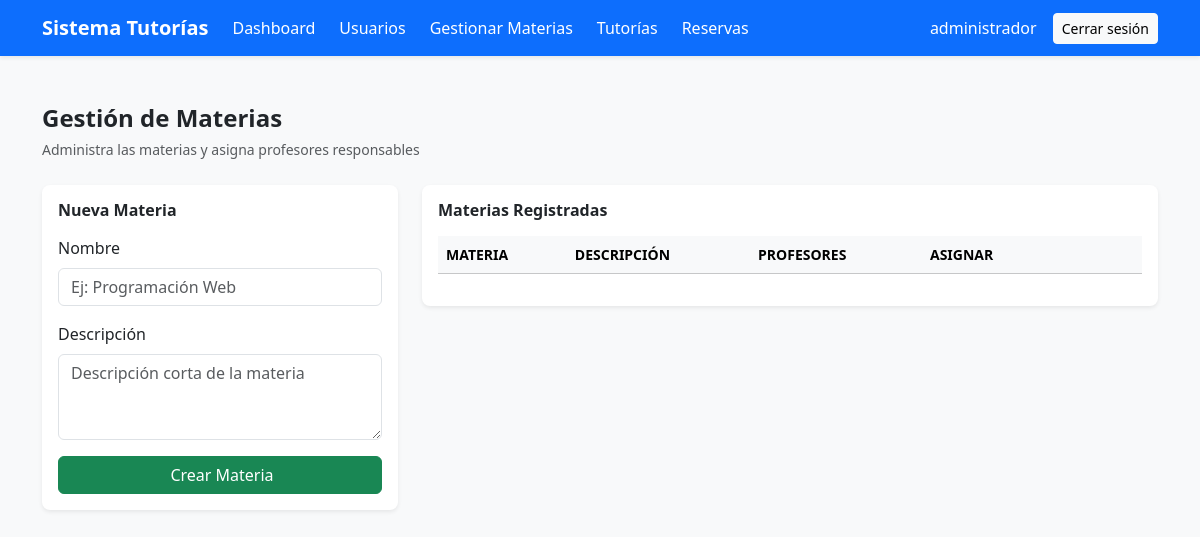
/sistema_tutorias/views/materias/gestionar_materia.php (signed in), run on an earlier commit of the app's database.
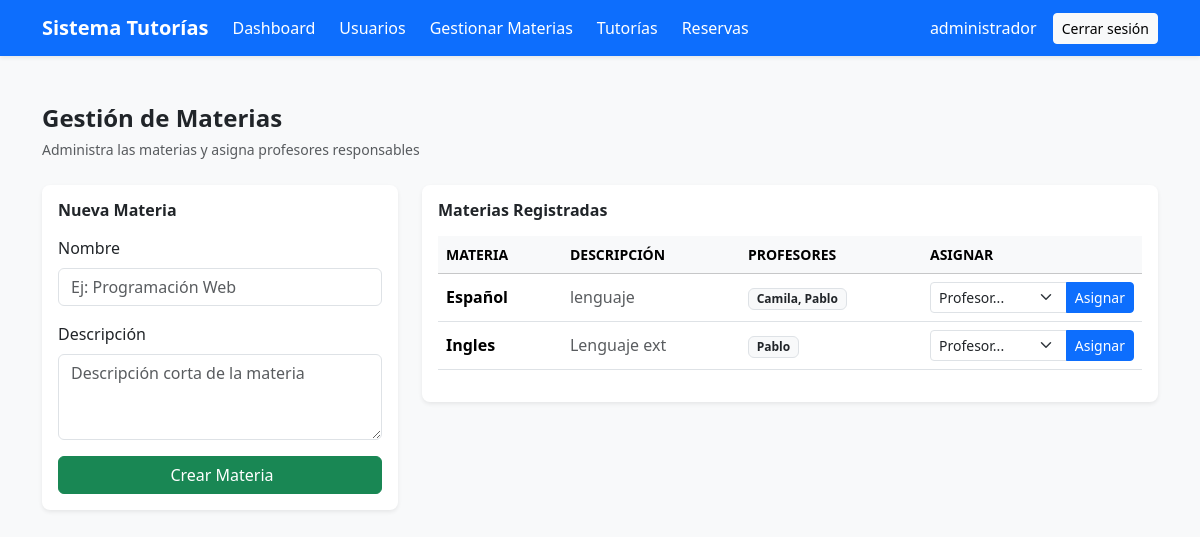
And on a later commit of the database.
### tables this page shows
CREATE TABLE `tb_materias` (
  `id_materia` int(11) NOT NULL,
  `nombre` varchar(100) NOT NULL,
  `descripcion` varchar(255) DEFAULT NULL,
  `estado` tinyint(1) DEFAULT 1
);

### sistema_tutorias/views/materias/gestionar_materia.php (the view, shortened to what this page needs)
<?php
require_once "../../config/conexion.php";
$materias = $conexion->query("
SELECT
m.id_materia,
m.nombre AS materia,
m.descripcion,
GROUP_CONCAT(u.nombre SEPARATOR ', ') AS profesores
FROM tb_materias m
LEFT JOIN tb_profesor_materia pm
    ON m.id_materia = pm.id_materia
LEFT JOIN tb_usuarios u
    ON pm.id_profesor = u.id_usuario
GROUP BY m.id_materia
");
?><?php include "../../includes/header.php"; ?>
<?php include "../../includes/navbar.php"; ?>
<div class="container py-5">
<div class="mb-4">
    <h4 class="fw-semibold mb-1">Gestión de Materias</h4>
    <small class="text-muted">Administra las materias y asigna profesores responsables</small>
</div>
<div class="row g-4">
<div class="col-lg-4">
<div class="card shadow-sm border-0 rounded-3">
<div class="card-body">
<h6 class="fw-semibold mb-3">
Nueva Materia
</h6>
<form method="POST" action="../../controllers/MateriaController.php?accion=crear">
<div class="mb-3">
<label class="form-label">Nombre</label>
<input
type="text"
name="nombre"
class="form-control"
placeholder="Ej: Programación Web"
required>
</div>
<div class="mb-3">
<label class="form-label">Descripción</label>
<textarea
name="descripcion"
class="form-control"
rows="3"
placeholder="Descripción corta de la materia"></textarea>
</div>
<button class="btn btn-success w-100">
Crear Materia
</button>
</form>
</div>
</div>
</div>
<div class="col-lg-8">
<div class="card shadow-sm border-0 rounded-3">
<div class="card-body">
<h6 class="fw-semibold mb-3">
Materias Registradas
</h6>
<div class="table-responsive">
<table class="table table-hover align-middle">
<thead class="table-light">
<tr class="small text-uppercase">
<th>Materia</th>
<th>Descripción</th>
<th>Profesores</th>
<th style="width:220px;">Asignar</th>
</tr>
</thead>
<tbody>
<?php while($m = $materias->fetch_assoc()): ?>
<tr>
<td class="fw-semibold">
<?php echo htmlspecialchars($m['materia']); ?>
</td>
<td class="text-muted">
<?php echo htmlspecialchars($m['descripcion']); ?>
</td>
<td>
<?php if($m['profesores']): ?>
<span class="badge bg-light text-dark border">
<?php echo htmlspecialchars($m['profesores']); ?>
</span>
<?php else: ?>
<span class="text-muted small">
Sin profesores asignados
</span>
<?php endif; ?>
</td>
<td>
<form method="POST" action="../../controllers/MateriaController.php?accion=asignar">
<div class="input-group input-group-sm">
<select name="id_profesor" class="form-select" required>
<option value="">Profesor...</option>
</select>
<button class="btn btn-primary">
Asignar
</button>
</div>
</form>
</td>
</tr>
<?php endwhile; ?>
</tbody>
</table>
</div>
</div>
</div>
</div>
</div>
</div>
<?php include "../../includes/footer.php"; ?>

What changed in the data, as far as the page shows it:
added tb_materias: nombre "Español", descripcion "lenguaje", profesores "Camila, Pablo"
added tb_materias: nombre "Ingles", descripcion "Lenguaje ext", profesores "Pablo"
